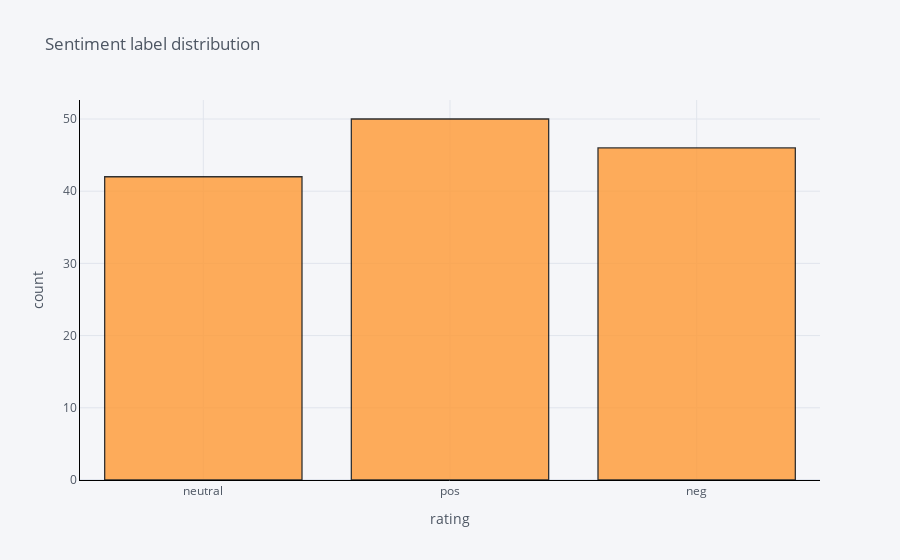

This figure's notebook cell:
### Code cell
new_sent_uk_df['label'].iplot(
    kind='hist',
    bins=3,
    xTitle='rating',
    linecolor='black',
    yTitle='count',
    title='Sentiment label distribution')

### Figure 1 — Plotly figure (JSON) as saved in the notebook; plotly's stock layout.template omitted (floating-point values rounded to 4 significant figures; data arrays with more than 128 entries replaced by an {"elided": "..."} marker saying what was removed)
{"data": [{"histfunc": "count", "histnorm": "", "marker": {"color": "rgba(255, 153, 51, 1.0)", "line": {"color": "#000000", "width": 1.3}}, "name": "label", "nbinsx": 3, "opacity": 0.8, "orientation": "v", "type": "histogram", "x": {"elided": "138 str values"}}], "layout": {"barmode": "overlay", "legend": {"bgcolor": "#F5F6F9", "font": {"color": "#4D5663"}}, "paper_bgcolor": "#F5F6F9", "plot_bgcolor": "#F5F6F9", "title": {"font": {"color": "#4D5663"}, "text": "Sentiment label distribution"}, "xaxis": {"gridcolor": "#E1E5ED", "linecolor": "black", "showgrid": true, "tickfont": {"color": "#4D5663"}, "title": {"font": {"color": "#4D5663"}, "text": "rating"}, "zerolinecolor": "#E1E5ED"}, "yaxis": {"gridcolor": "#E1E5ED", "linecolor": "black", "showgrid": true, "tickfont": {"color": "#4D5663"}, "title": {"font": {"color": "#4D5663"}, "text": "count"}, "zerolinecolor": "#E1E5ED"}}}
